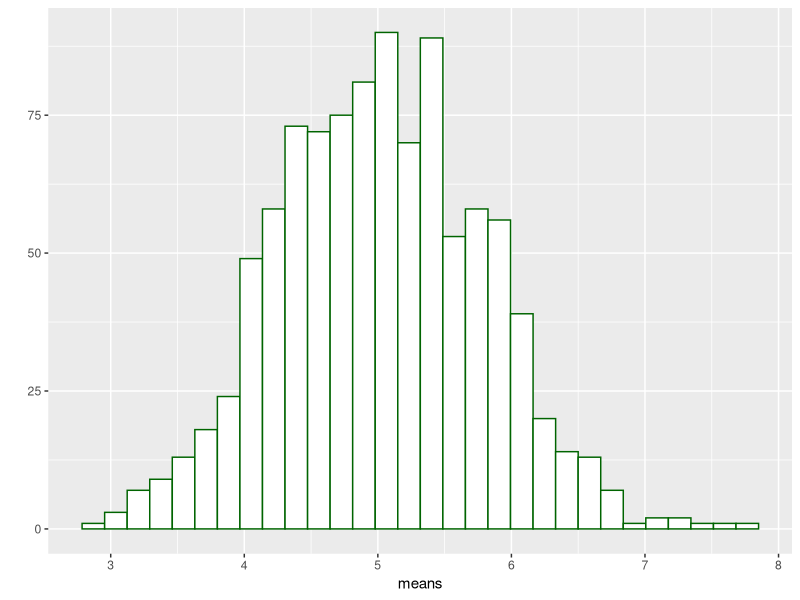

Write R code to recreate this figure.
## ---- chunk 1
# 1000 times, simulate 40 exponential RVs at lambda=0.2 (each column is one of these groups of 40)
m_exp <- matrix(rexp(40 * 1000, 0.2), 40, 1000) 
## ---- chunk 2
# calculate the mean of each grouping
means <- apply(m_exp, 2, mean)

# produce a summary of statistics on the means of the groups and show a histogram
summary(means)

require(ggplot2)
ggplot2::qplot(means) + 
    geom_histogram(fill="white", color="darkgreen") +
    labs(list(title="Distribution of Sample Means", xlab="Means", ylab="Frequency"))
    
# do an anderson-darling test to test for normality
require(nortest)
ad.test(means)
## ---- chunk 3
# calculate the variance of each grouping
vars <- apply(m_exp, 2, var)

# produce a summary of statistics on the variance of the groups 
summary(vars)
